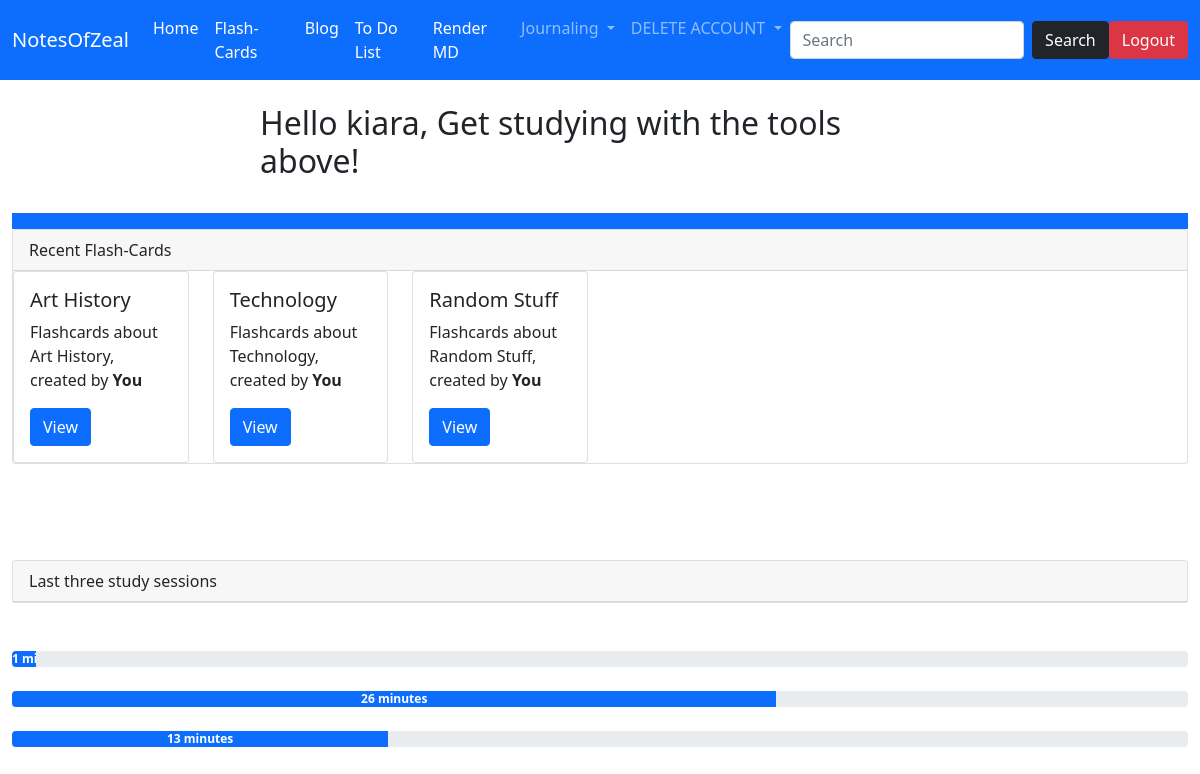
The app's page /home (signed in) with its own data.
### website/models.py (models this page shows)
class User(UserMixin, db.Model):
    id = db.Column(db.Integer, primary_key = True)
    username = db.Column(db.String(15), unique = True)
    email = db.Column(db.String(50), unique = True)
    password = db.Column(db.String(80))

class Flashcard(UserMixin, db.Model):
    id = db.Column(db.Integer, primary_key = True)
    owner = db.Column(db.String(64))
    fctitle = db.Column(db.String(64))
    fcterm =  db.Column(db.String(64))
    fcdesc = db.Column(db.String(5000))
    fcurl = db.Column(db.Integer)

### website/routes.py (the view)
@myobj.route("/home")
@login_required
def home():
    displaylist.clear()
    flashcardurl = uniqueurl()                  #url for each specific flashcard
    url = f'/makeflashcards/{flashcardurl}'
    owner = current_user.username
    thelist = listofurls()
    history = lastthreesessions(listofsessions(owner))
    return render_template('home.html', url = url, thelist = thelist, owner = owner, history = history)

### website/forms.py
class SearchForm(FlaskForm):
    searched = StringField("Searched", validators = [DataRequired()])
    submit = SubmitField("Submit")

### website/models.py (called while the page is built)
@logging.user_loader
def load_user(user_id):
    return User.query.get(int(user_id))

### website/routes.py (called while the page is built)
@myobj.context_processor
def base():
    form = SearchForm()
    return dict(form=form)

def fourdigitcombo():
    return (1000 * randint(0,9)) + (100 *randint(0,9)) +  (10 * randint(0,9)) + randint(0,9)

def inthedatabase(num):
    return  db.session.query(db.exists().where(Flashcard.fcurl == num)).scalar()

def uniqueurl():
    finalnum = fourdigitcombo()
    while(inthedatabase(finalnum)):
        finalnum = fourdigitcombo()
    return finalnum

def listofurls():
    templist = []
    flashcards = Flashcard.query.filter_by(owner = current_user.username).all()
    for flashcard in flashcards:
        templist.append({'url': flashcard.fcurl, 'title':flashcard.fctitle})
    noduplicates = []
    for items in templist:
        if items not in noduplicates:
            noduplicates.append(items)
    return noduplicates

def listofsessions(username):
    templist = []
    if (Tracker.query.filter_by(username = username).first() == None):
        return []
    sessions = Tracker.query.filter_by(username = username).all()
    for eachsession in sessions:
        templist.append(eachsession.minutes)
    return templist

def lastthreesessions(list):
    finallist = []
    iterator = 1
    totalsum = 0
    while(iterator <= len(list) and iterator <= 3):
        finallist.append({"displaytime": f'{list[-iterator]} minutes' if list[-iterator] < 60 else f'{int(list[-iterator] / 60) } hours and {list[-iterator] % 60} minutes', 'percentage': list[-iterator]})
        totalsum += list[-iterator]
        iterator += 1
    for items in finallist:
        items['percentage'] = int((items['percentage'] / totalsum) * 100)
    return finallist

### website/templates/home.html (shortened to what this page needs)
{% extends 'base.html' %}
{% block content %}
<div class="bg-body rounded mx-auto" style="width: 680px;">
    <h2>Hello {{ current_user.username }}, Get studying with the tools above!</h2>
</div>
<br>
<nav class="navbar navbar-expand-lg navbar-dark bg-primary"></nav>
<div class="card">
    <div class="card-header">
      Recent Flash-Cards
    </div>
<div class="row">
    {% for items in thelist %}
    <div class="col-sm-2">
        <div class="card">
          <div class="card-body">
            <h5 class="card-title">{{ items.title }}</h5>
            <p class="card-text">Flashcards about {{ items.title }}, created by <b>You</b></p>
            <a href="/renderfc/{{ items.url }}" class="btn btn-primary">View</a>
          </div>
        </div>
      </div>
    {% endfor %}
</div>
</div>
<div class="card">
    <div class="card-header">
      Last three study sessions
    </div>
</div>
<br>
<br>
{% for items in history %}
<div class="progress">
  <div class="progress-bar" role="progressbar" style="width:{{ items.percentage }}%;" aria-valuenow="25" aria-valuemin="0" aria-valuemax="100"><strong>{{items.displaytime}}</strong></div>
</div>
{% endfor %}
{% endblock %}

### records on screen
User: username "kiara"
Flashcard: title "Art History"
Flashcard: title "Technology"
Flashcard: title "Random Stuff"

### other values on screen
{{ items.displaytime }} "1…" "26 minutes" "13 minutes"
